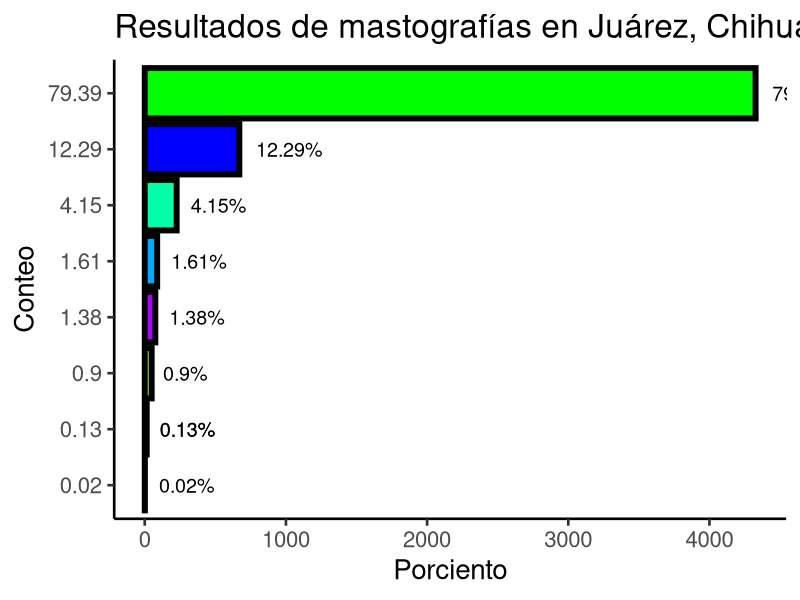

Write R code to recreate this figure.
### Datos personales ###
# Nombre: Reuben Rhienhart
# Numero de control: 20112048
# Grupo: H
# Ejercicio 10: Mastografias, continuacion
# 1. Cargar paquetería
library(tidyverse)
# 2. Cargar datos de juarez con el RData
mastografias_juarez <- read_csv("./data/mastografias_juarez.csv")
cuenta <- mastografias_juarez %>%
  count(Resultado) %>%
  mutate(Porciento = n / sum(n) * 100)
cuenta$Porciento <- round(cuenta$Porciento, 2)

ggplot(cuenta, aes(x= cuenta$n, y = (reorder(cuenta$Porciento,cuenta$n))))+
  geom_col(fill = rainbow(9), color = "#000000", size = 2)+
  theme_classic(base_size = 20)+
  labs(
    title = "Resultados de mastografías en Juárez, Chihuahua",
    x = "Porciento",
    y = "Conteo"
  )+
  geom_text(
    aes(label = paste0(cuenta$Porciento, "%")),
    size = 5,
    hjust = -0.25,
  )